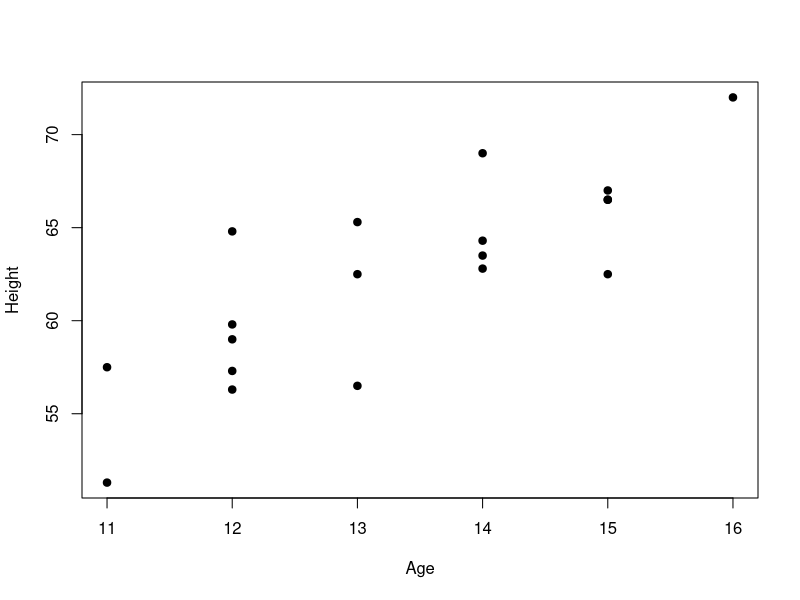
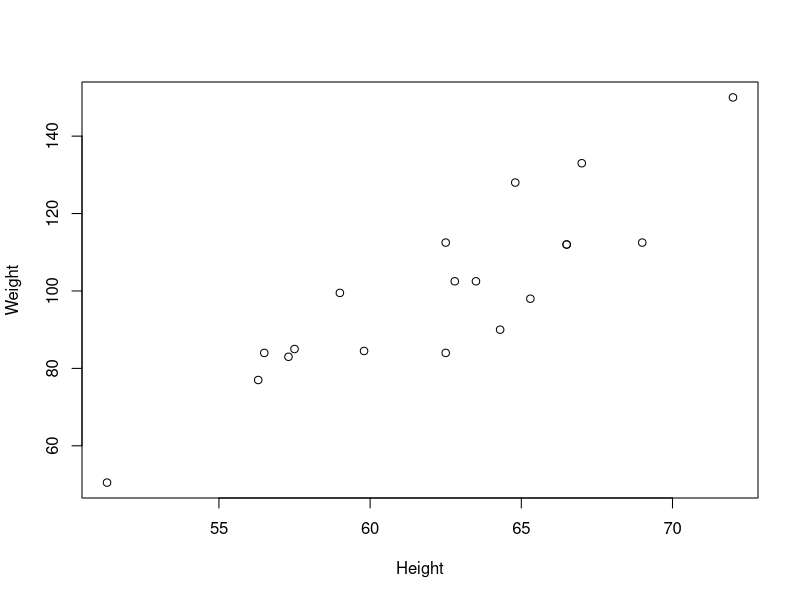
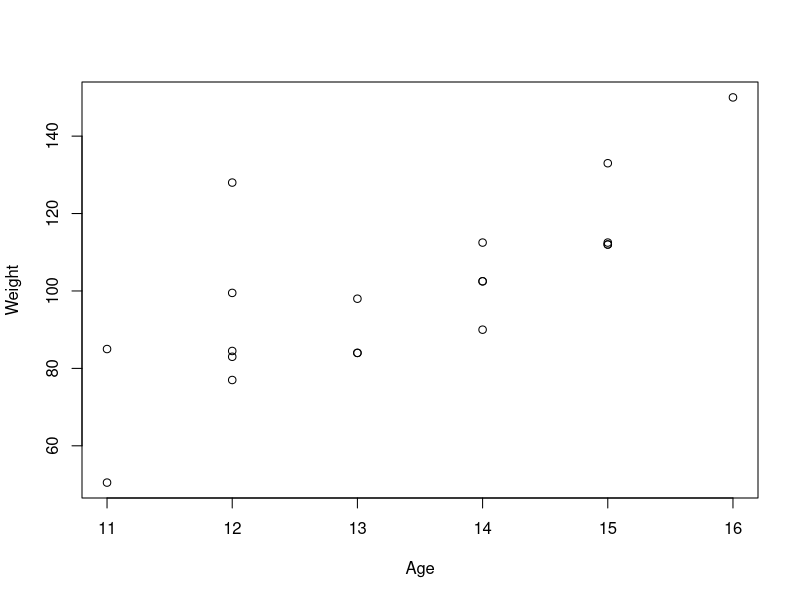
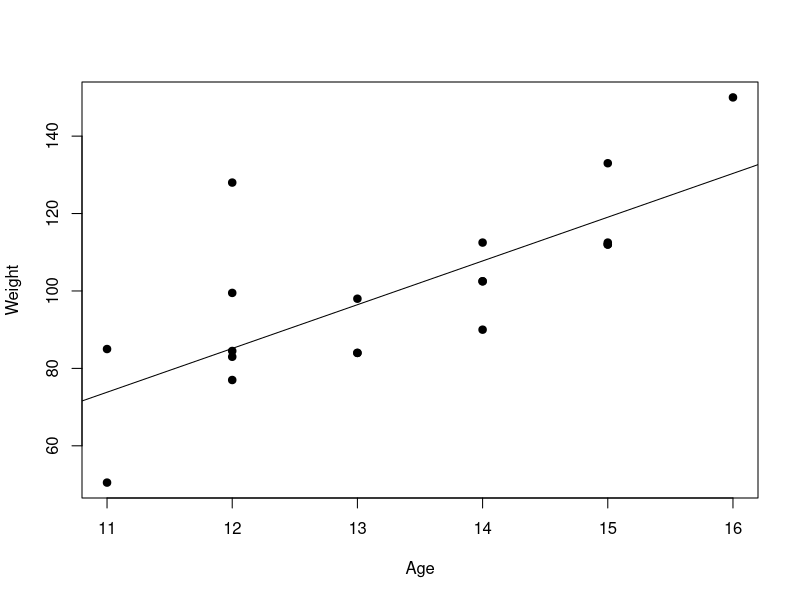
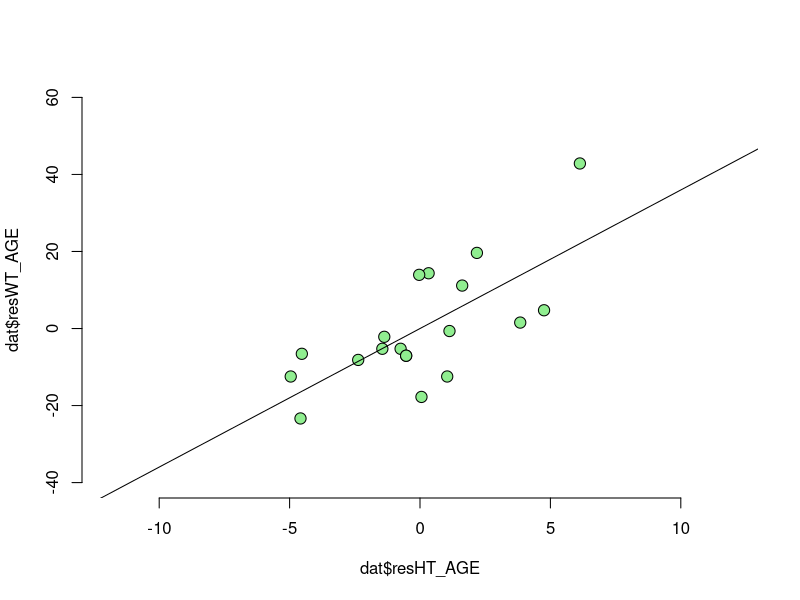
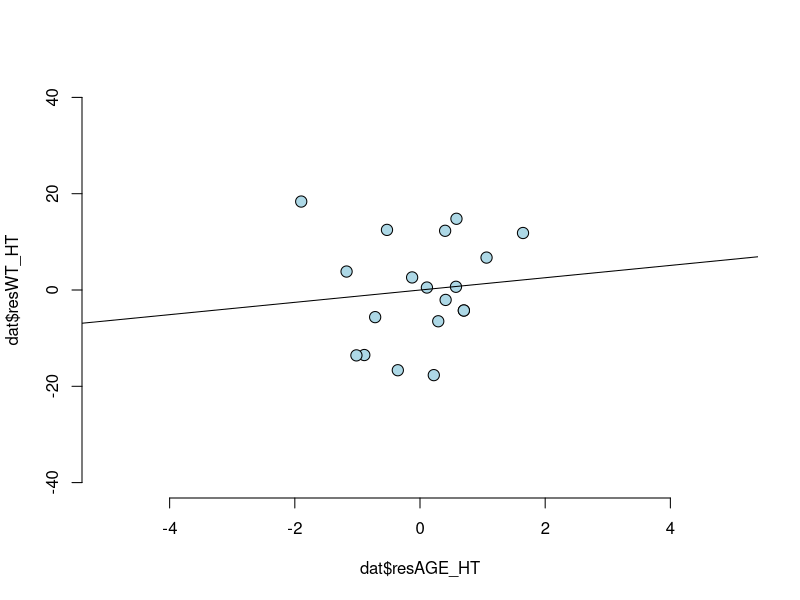
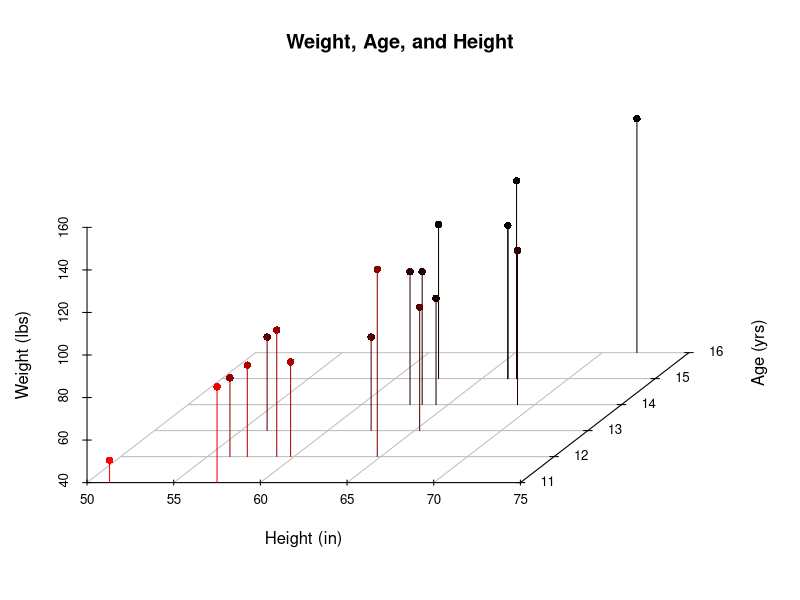

Here is the R script that generated these plots, in order:
## Opening Libraries -----------------------------------------------------------
library("car"); library("tidyverse")

## Setting the Directory -------------------------------------------------------
setwd("YOUR DIRECTORY HERE")
# let's see what is in the Data folder
list.files("./Data")

## Opening an example from the textbook ----------------------------------------
dat <- read.table("./Data/ex6.2.txt", header = TRUE, sep = "")
head(dat)

# Let's start by calculating the Residual SS for our unconditional model.
m0<-lm(Weight~1, data=dat)
summary(m0)
sum(resid(m0)^2)

# Next we can condition our predictions based on a single a predictor, height.
m1<-lm(Weight~Height, data=dat)
summary(m1)


# If we want to improve our predictions, maybe we should condition them based on 
# two predictors, height and age. 
m2<-lm(Weight~Height+Age, data=dat)
summary(m2)

# Why has the coefficient for height changed?

## "Controlling for" other variables -------------------------------------------

##############################
plot(Height~Age, pch=21, bg="black", data=dat) 
# First of all, the predictions change because height and age are related.
# This means that ht and age are doing some of "the same work" when it comes 
# to predicting weight.
plot(Weight~Height, data=dat)
plot(Weight~Age, data=dat)
# We want to avoid increasing our predictions once for height and then increasing 
# our prediction again for age.

# How can we do that?

##############################
# First, we need to remove the shared variance from our different predictors.
# That is, to look at the independent effect of height on weight, we need to
# remove variation due to age from both height and weight.

WT_AGE<-lm(Weight~Age, data=dat) # WT_AGE = weight as a function of Age

dat$resWT_AGE<-resid(WT_AGE) # resWT_AGE = weight with age variance removed.

plot(Weight~Age, pch=21, bg="black", data=dat)
abline(WT_AGE)

# Similarly we can remove variation due to height from weight...
WT_HT<-lm(Weight~Height, data=dat)
dat$resWT_HT<-resid(WT_HT) # and we can save these residuals
# The part of weight that is left over after accounting for height tells us
# if someone is heavy for their height or light for their height

# ... remove variation due to height from age...
AGE_HT<-lm(Age~Height, data=dat)
dat$resAGE_HT<-resid(AGE_HT) # and we can save these residuals
# The part of Age that is left over after accounting for height tells us
# if someone is older for their height or young for their height

# ... and variation due to age from height.
HT_AGE<-lm(Height~Age, data=dat)
dat$resHT_AGE<-resid(HT_AGE) # and we can save these residuals
# The part of height that is left over after accounting for age tells us
# if someone is tall for their age or short for their age

####################################
#Plot residuals controlling for Age#
####################################
summary(lm(resWT_AGE~resHT_AGE, data=dat)) # Note age variance is removed from these variables
plot(dat$resWT_AGE~dat$resHT_AGE, bty='n', pch=21, bg="lightgreen", cex=1.5, 
     ylim=c(-40,60), xlim=c(-12,12))
abline(summary(lm(resWT_AGE~resHT_AGE, data=dat)))


#######################################
#Plot residuals controlling for Height#
#######################################
summary(lm(resWT_HT~resAGE_HT, data=dat)) # Note height variance is removed from these variables
plot(dat$resWT_HT~dat$resAGE_HT, bty='n', pch=21, bg="light blue", cex=1.5, 
     ylim=c(-40,40), xlim=c(-5,5))
abline(summary(lm(resWT_HT~resAGE_HT, data=dat)))

## Comparing the results of four different models ------------------------------
# Univariable weight as a function of height:
summary(lm(Weight~Height, data=dat))

# Univariable weight as a function of age: 
summary(lm(Weight~Age, data=dat))

# Multivariable model with both height and age.
summary(lm(Weight~Height+Age, data=dat))

# Univariable weight residuals as a function of height residuals:
summary(lm(resWT_AGE~resHT_AGE, data=dat))

# Univariable weight residuals as a function of age residuals: 
summary(lm(resWT_HT~resAGE_HT, data=dat))


## Optional: Visualizing the "plane" of best fit -----------------------------------------
# It may not be obvious, but when we are exploring the relationship between 
# three variables we are actually talking about a three dimensional space.
# We are used to looking at regression in two dimensions, y as a function of x. 
# In a multivariable GLM, however, we now have y as a function of x and z.
# Thus, instead of a line of best fit, we actually have a plane of best fit. 
# This can be kind of hard to visualize, but we can do it with the scatter3d
# function in the scatterplot3d package. 
install.packages("scatterplot3d") # Note this might take a minute... 
library("scatterplot3d") 

scatterplot3d(x=dat$Height,z=dat$Weight,y=dat$Age, main="Weight, Age, and Height", 
              pch=16, highlight.3d=TRUE, type="h", grid = TRUE, box=FALSE, 
              xlab="Height (in)", ylab="Age (yrs)", zlab="Weight (lbs)", 
              angle=55)


## Multivariable F and R-squared -----------------------------------------------
# From our mulivariable GLM, we can see that the F-observed is 22.27
summary(m2)
# Remember that this F refers to the entire model, no the individual parameters. 
# The great thing is that the exact same methods we used to calculate F and 
# r-squared from univariable regression generalize to multivariable regression.
SSerror <- sum(resid(m2)^2)
SStotal <-sum((dat$Weight-mean(dat$Weight))^2)
SSreg <- sum((fitted(m2)-mean(dat$Weight))^2)
# Alternatively, SSreg can be calculated by
# SSreg <- SStotal-SSerror
# R-squared then is just 
SSreg/SStotal

# And to calculate F, we need to convert our sums of squared errors into mean 
# squared errors.
MSreg <- SSreg/(3-1) # df = PA - PC
MSerror <- SSerror/(length(dat$Weight)-3) # df = N - PA
F_obs <- MSreg/MSerror
F_obs
